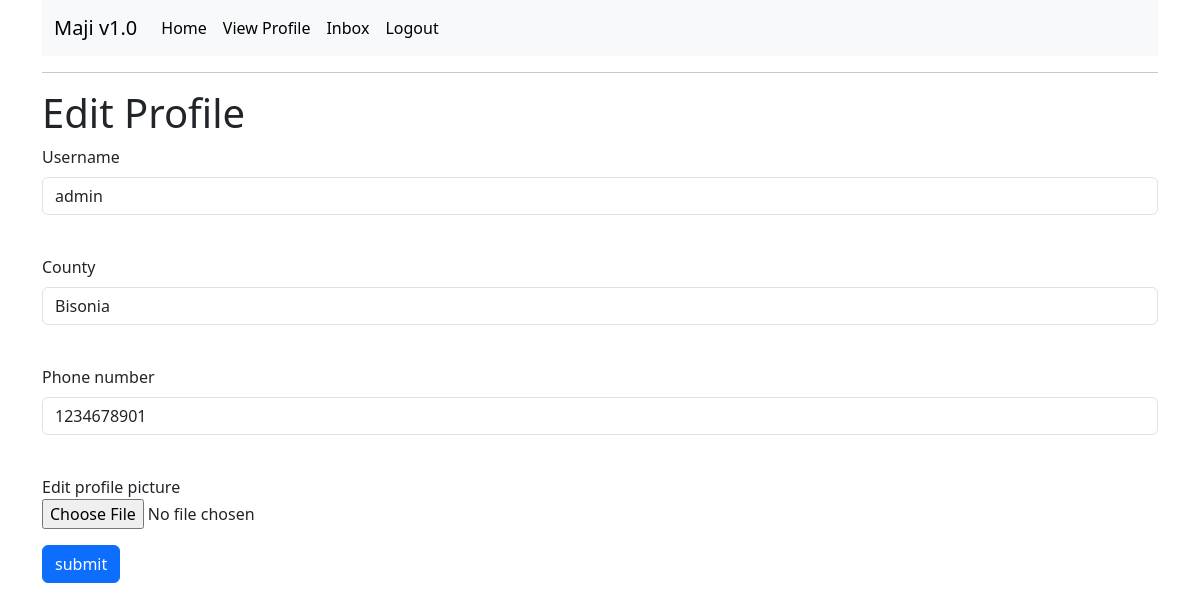
The page /edit/profile (signed in) on the database its author committed.
### app/models.py (models this page shows, shortened)
class Users(UserMixin, db.Model):
    id = db.Column(db.Integer, primary_key=True)
    username = db.Column(db.String(50), index=True)
    email = db.Column(db.String(120), index=True, unique=True)
    county = db.Column(db.String(30))
    phone_number = db.Column(db.String(13))
    password_hash = db.Column(db.String(128))
    type = db.Column(db.String(10))
    profile_pic = db.Column(db.String(40), nullable=False, default="default.jpg")
    orderee = db.relationship("Order", foreign_keys='Order.buyer_name', backref='purchaser', lazy="dynamic")
    ordered_to = db.relationship("Order", foreign_keys='Order.seller_id', cascade="all, delete-orphan", backref='seller', lazy="dynamic")
    sender = db.relationship("Message", foreign_keys='Message.sender_id', cascade="all, delete-orphan", backref='sender', lazy='dynamic')
    receiver = db.relationship("Message", foreign_keys='Message.receiver_id', cascade="all, delete-orphan", backref='receiver', lazy='dynamic')

### app/main/routes.py (the view)
@bp.route('/edit/profile', methods=['GET', 'POST'])
@login_required
def edit_profile():
    form = EditProfileForm()
    if form.validate_on_submit():
        if form.profile_pic.data:
            img_name = save_image(form.profile_pic.data)
            current_user.profile_pic = img_name
        current_user.county = form.county.data
        current_user.username = form.username.data
        current_user.phone_number =form.phone_number.data
        db.session.commit()
        flash("Successfully updated profile")
        return redirect(url_for('main.edit_profile'))
    elif request.method == 'GET':
        form.county.data = current_user.county
        form.username.data = current_user.username
        form.phone_number.data = current_user.phone_number
    return render_template('edit_profile.html', title='Profile Edit', form=form)

### app/main/forms.py (shortened to what this page needs)
class EditProfileForm(FlaskForm):
    username = StringField('Username', validators=[DataRequired()])
    county = StringField('County', validators=[DataRequired()])
    phone_number = StringField('Phone number', validators=[DataRequired()])
    profile_pic = FileField("Edit profile picture", validators=[FileAllowed(["jpg","png"])])
    submit = SubmitField('submit')

### app/models.py (called while the page is built)
@login.user_loader
def Load_user(id):
    return Users.query.get(int(id))

### app/templates/edit_profile.html (shortened to what this page needs)
{% extends 'base.html' %}
{% block content %}
	<h1>Edit Profile</h1>
	<form action='' method='post' enctype='multipart/form-data'>
		<p>
			{{ form.username.label(class="form-label") }}<br>
			{{ form.username(class="form-control") }}<br>
		</p>
		<p>
			{{ form.county.label(class="form-label") }}<br>
			{{ form.county(class="form-control") }}<br>
		</p>
		<p>
			{{ form.phone_number.label(class="form-label") }}<br>
			{{ form.phone_number(class="form-control") }}<br>
		</p>
		<p>
			{{ form.profile_pic.label }}<br>
			{{ form.profile_pic(class="form-control-file") }}<br>
		</p>
		<p>{{ form.submit(class="btn btn-primary") }}</p>
	</form>
{% endblock %}

### rows shown on the page
Users: username "admin", county "Bisonia", phone_number "1234678901"
